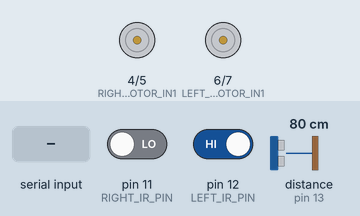
This sketch was run on a simulated Arduino Uno, built with avr-gcc and run on an emulated ATmega328P. Shown: motor-driver pin pairs drawn as motors (green arrow = first pin HIGH = forward, orange = second pin HIGH = backward, longer = more drive, scaled by the enable pin). Wiring (inferred from the names in the program): ultrasonic range finder: trigger pin 8; echo pin 13. Inputs (shaded band) come from the test bench; at power-on: pin 12 (LEFT_IR_PIN) HIGH, pin 11 (RIGHT_IR_PIN) LOW, distance to the obstacle (sensor on pin 13) 80 cm. The echo pulse lasts 58.3 µs per cm; what the sketch prints to the serial monitor is not drawn.

Above: at 1.2 s.
1.3 s: "SL 90\n" received over Serial
At 2.5 s:
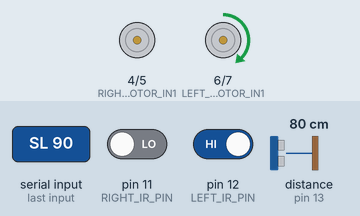
2.8 s: pin 12 (LEFT_IR_PIN) driven LOW
At 3.6 s:
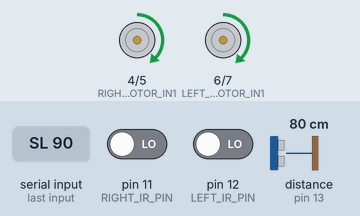
4.3 s: pin 11 (RIGHT_IR_PIN) driven HIGH
At 4.7 s:
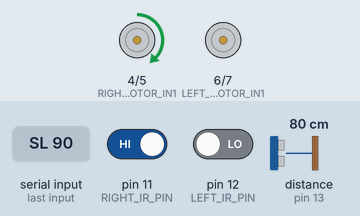
5.8 s: distance to the obstacle (sensor on pin 13) set to 12 cm
8.8 s: distance to the obstacle (sensor on pin 13) set to 9 cm
At 9.4 s:
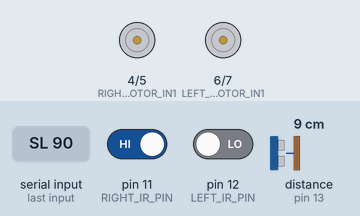
Timing chart, 0 to 11.8 s (numbered marks = the images above; inputs shaded):
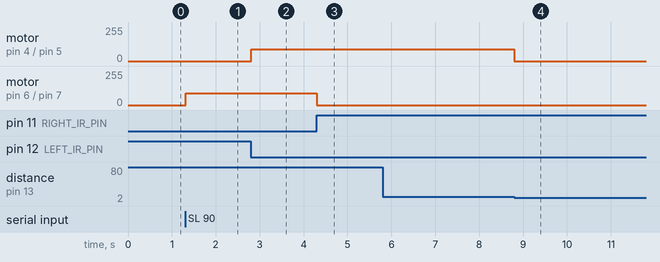

Measured:
- the behaviour switches between 11 and 10 cm on distance to the obstacle (sensor on pin 13) (found by bisection; images 3 and 4)
- after the input at 1.3 s, motor on pin 6 (LEFT_MOTOR_IN1) / pin 7 (LEFT_MOTOR_IN2): stopped → forward 90/255 at once
- after the input at 2.8 s, motor on pin 4 (RIGHT_MOTOR_IN1) / pin 5 (RIGHT_MOTOR_IN2): stopped → forward 89/255 at once
- after the input at 4.3 s, motor on pin 6 (LEFT_MOTOR_IN1) / pin 7 (LEFT_MOTOR_IN2): forward 90/255 → stopped at once
- after the input at 8.8 s, motor on pin 4 (RIGHT_MOTOR_IN1) / pin 5 (RIGHT_MOTOR_IN2): forward 89/255 → stopped at once

The sketch:

arduino.ino
```cpp
// Pin definitions
#define TRIG_PIN 8
#define ECHO_PIN 13

#define LEFT_MOTOR_EN 10
#define LEFT_MOTOR_IN1 6
#define LEFT_MOTOR_IN2 7
#define LEFT_IR_PIN 12

#define RIGHT_MOTOR_EN 9
#define RIGHT_MOTOR_IN1 4
#define RIGHT_MOTOR_IN2 5
#define RIGHT_IR_PIN 11

float clipration = 1.19;
int currentSpeed = 0;
bool isMoving = true;
bool noobject = true;
String receivedString = "";

void setup() {
  pinMode(LEFT_IR_PIN, INPUT);
  pinMode(RIGHT_IR_PIN, INPUT);
  pinMode(TRIG_PIN, OUTPUT);
  pinMode(ECHO_PIN, INPUT);
  pinMode(LEFT_MOTOR_EN, OUTPUT);
  pinMode(LEFT_MOTOR_IN1, OUTPUT);
  pinMode(LEFT_MOTOR_IN2, OUTPUT);
  pinMode(RIGHT_MOTOR_EN, OUTPUT);
  pinMode(RIGHT_MOTOR_IN1, OUTPUT);
  pinMode(RIGHT_MOTOR_IN2, OUTPUT);

  Serial.begin(115200);
}

void loop() {
  receiveSpeedLimit();  // Check for commands first

  checkObstacle();  // Check for obstacles

  if (isMoving && noobject) {
    followLine();
  }
}

void followLine() {
  int leftIR = digitalRead(LEFT_IR_PIN);
  int rightIR = digitalRead(RIGHT_IR_PIN);

  if (leftIR == LOW && rightIR == LOW) {
    // Move forward
    setMotorSpeeds(currentSpeed, currentSpeed);
  } else if (leftIR == HIGH && rightIR == LOW) {
    // Turn right
    setMotorSpeeds(0, currentSpeed);
  } else if (leftIR == LOW && rightIR == HIGH) {
    // Turn left
    setMotorSpeeds(currentSpeed, 0);
  } else {
    // Stop (both sensors on white)
    setMotorSpeeds(0, 0);
  }
}

void checkObstacle() {
  digitalWrite(TRIG_PIN, LOW);
  delayMicroseconds(2);
  digitalWrite(TRIG_PIN, HIGH);
  delayMicroseconds(10);
  digitalWrite(TRIG_PIN, LOW);

  long duration = pulseIn(ECHO_PIN, HIGH);
  float distance = duration * 0.034 / 2;

  if (distance <= 10) {
    Serial.println("There is an obstacle");
    setMotorSpeeds(0, 0);
    noobject = false;
  } else if (!noobject) {

    noobject =true;
    Serial.println("Obstacle removed, resuming movement");
  }
}

void receiveSpeedLimit() {
  while (Serial.available()) {
    char c = Serial.read();
    if (c == '\n') {
      processReceivedData(receivedString);
      receivedString = "";
    } else {
      receivedString += c;
    }
  }
}

void processReceivedData(String data) {
  data.trim();

  if (data.startsWith("SL ")) {
    currentSpeed = data.substring(3).toInt();
    isMoving = true;  // Ensure the robot is set to move
    Serial.print("Speed set to: ");
    Serial.println(currentSpeed);
  } else if (data == "Stop" || data == "Red Light") {
    setMotorSpeeds(0, 0);
    isMoving = false;
    Serial.println("Stopped");
  } else if (data == "Green Light") {
    isMoving = true;
    Serial.println("Moving");
  }
}

void setMotorSpeeds(int leftSpeed, int rightSpeed) {
  if (!isMoving) {
    leftSpeed = 0;
    rightSpeed = 0;
  }

  leftSpeed = leftSpeed * clipration;
  leftSpeed = map(leftSpeed, 0, 304, 0, 255);
  analogWrite(LEFT_MOTOR_EN, leftSpeed);
  analogWrite(RIGHT_MOTOR_EN, rightSpeed);

  digitalWrite(LEFT_MOTOR_IN1, HIGH);
  digitalWrite(LEFT_MOTOR_IN2, LOW);
  digitalWrite(RIGHT_MOTOR_IN1, HIGH);
  digitalWrite(RIGHT_MOTOR_IN2,LOW);

  Serial.print("Motors set to - Left: ");
  Serial.print(leftSpeed);
  Serial.print(", Right: ");
  Serial.println(rightSpeed);
}
```
